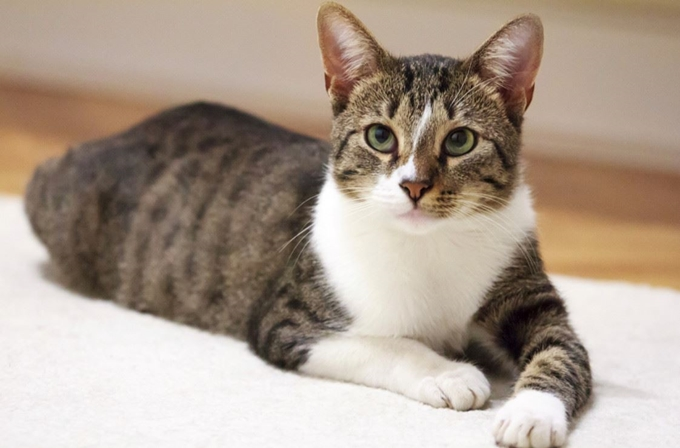
#> input picture Deep_Learning/OpenCV/images/cat.jpg, 680 x 448 px
$ python OpenCV11.py
#> lines starting #> are read from the running program, lines starting #| are printed output that depends on the picture
import cv2
import imutils
import matplotlib.pyplot as plt


def img_show(title='image', img=None, figsize=(8, 5)):
    plt.figure(figsize=figsize)

    if type(img) == list:
        if type(title) == list:
            titles = title
        else:
            titles = []

            for i in range(len(img)):
                titles.append(title)
        for i in range(len(img)):
            if len(img[i].shape) <= 2:
                rgbImg = cv2.cvtColor(img[i], cv2.COLOR_GRAY2RGB)
            else:
                rgbImg = cv2.cvtColor(img[i], cv2.COLOR_BGR2RGB)

            plt.subplot(1, len(img), i + 1), plt.imshow(rgbImg)
            plt.title(titles[i])
            plt.xticks([]), plt.yticks([])
        plt.show()

    else:
        if len(img.shape) < 3:
            rgbImg = cv2.cvtColor(img, cv2.COLOR_GRAY2RGB)
        else:
            rgbImg = cv2.cvtColor(img, cv2.COLOR_BGR2RGB)

        plt.imshow(rgbImg)
        plt.title(title)
        plt.xticks([]), plt.yticks([])
        plt.show()


def print_image_info(image):
    print('이미지 사이즈 : {}'.format(image.shape))
    print('이미지 dtype : {}'.format(image.dtype))
    print('이미지 height : {}'.format(image.shape[0]))
    print('이미지 width : {}'.format(image.shape[1]))
    print('이미지 전체 픽셀 수 : {}'.format(image.size))


cv2_image = cv2.imread('./images/cat.jpg', cv2.IMREAD_COLOR)
#> cv2_image is the input picture: shape (448, 680, 3); mean B, G, R 143.6, 157.3, 172.9
print_image_info(cv2_image)
#| 이미지 사이즈 : (448, 680, 3)
#| 이미지 dtype : uint8
#| 이미지 height : 448
#| 이미지 width : 680
#| 이미지 전체 픽셀 수 : 913920
img_show(['original'], [cv2_image])
#> the loop in img_show, `for i in range(len(img)):` made 1 pass
print('-------------------------------------')

width = 200
aspect_ratio = float(width) / cv2_image.shape[1]
#> aspect_ratio = 0.294
dsize = (width, int(cv2_image.shape[0] * aspect_ratio))
#> dsize = (200, 131)
resized = cv2.resize(cv2_image, dsize, interpolation=cv2.INTER_AREA)
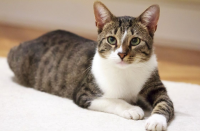
#> resized: shape (131, 200, 3); mean B, G, R 143.6, 157.3, 172.9
print_image_info(resized)
#| 이미지 사이즈 : (131, 200, 3)
#| 이미지 dtype : uint8
#| 이미지 height : 131
#| 이미지 width : 200
#| 이미지 전체 픽셀 수 : 78600
img_show('resized (width)', resized)
print('-------------------------------------')

width = 100
aspect_ratio = float(width) / cv2_image.shape[1]
#> aspect_ratio = 0.147
dsize = (width, int(cv2_image.shape[1] * aspect_ratio))
#> dsize = (100, 100)
resized = cv2.resize(cv2_image, dsize, interpolation=cv2.INTER_AREA)
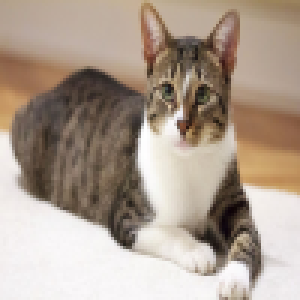
#> resized: shape (100, 100, 3) (shown 3 times larger); mean B, G, R 143.6, 157.3, 172.9
print_image_info(resized)
#| 이미지 사이즈 : (100, 100, 3)
#| 이미지 dtype : uint8
#| 이미지 height : 100
#| 이미지 width : 100
#| 이미지 전체 픽셀 수 : 30000
img_show('resized (width)', resized)
print('-------------------------------------')

resized = imutils.resize(cv2_image, width=100)
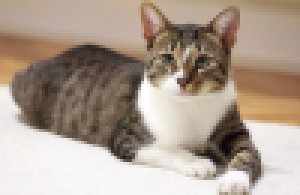
#> resized: shape (65, 100, 3) (shown 3 times larger); mean B, G, R 143.6, 157.3, 172.9
print_image_info(resized)
#| 이미지 사이즈 : (65, 100, 3)
#| 이미지 dtype : uint8
#| 이미지 height : 65
#| 이미지 width : 100
#| 이미지 전체 픽셀 수 : 19500
img_show('resized via imutils', resized)

methods = [('cv2.INTER_NEAREST', cv2.INTER_NEAREST),
           ('cv2.INTER_LINEAR', cv2.INTER_LINEAR),
           ('cv2.INTER_AREA', cv2.INTER_AREA),
           ('cv2.INTER_CUBIC', cv2.INTER_CUBIC),
           ('cv2.INTER_LANCZOS4', cv2.INTER_LANCZOS4)]

image_label = []
image_list = []
for (name, method) in methods:
    image_label.append(name)
    resized = imutils.resize(
        cv2_image, width=cv2_image.shape[1] * 3, inter=method)
    image_list.append(resized)
#> after the loop, image_label = ['cv2.INTER_NEAREST', 'cv2.INTER_LINEAR', 'cv2.INTER_AREA', 'cv2.INTER_CUBIC', 'cv2.INTER_LANCZOS4']; image_list = 5 items
img_show(image_label, image_list, figsize=(16, 10))
#> in img_show (call 5), `titles = title`: titles has the same summary as image_label outside img_show
#> the loop in img_show (call 5), `for i in range(len(img)):` made 5 passes
#> in img_show (call 5), `plt.show()`:
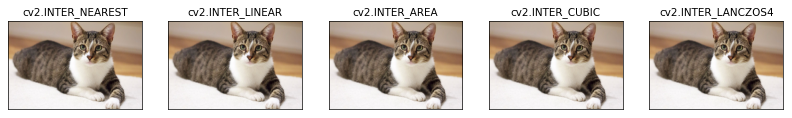
#> figure drawn by matplotlib, 5 panels

cv2.waitKey()
cv2.destroyAllWindows()
